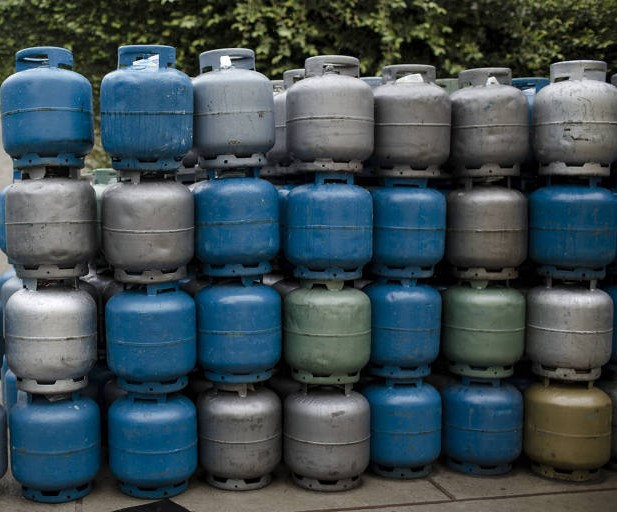
#> input picture gas1.jpg, 617 x 512 px
$ python image.py
#> lines starting #> are read from the running program, lines starting #| are printed output that depends on the picture; after the words box and inside, x2 and y2 are one past the last pixel; in counts of white or black regions, pixels touching at a corner belong together
import cv2
import imutils
import numpy as np
import matplotlib.pyplot as plt

filename = 'gasTeste.jpg'

image = cv2.imread("gas1.jpg")
#> image is the input picture: shape (512, 617, 3); mean B, G, R 82.7, 77.1, 62.1

image_blur = cv2.medianBlur(image,31)
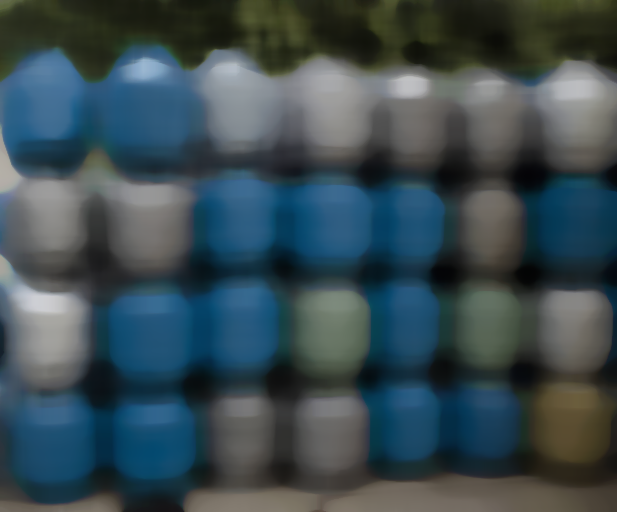
#> image_blur: shape (512, 617, 3); mean B, G, R 81.7, 75.6, 58.7

image_blur_gray = cv2.cvtColor(image_blur, cv2.COLOR_BGR2GRAY)
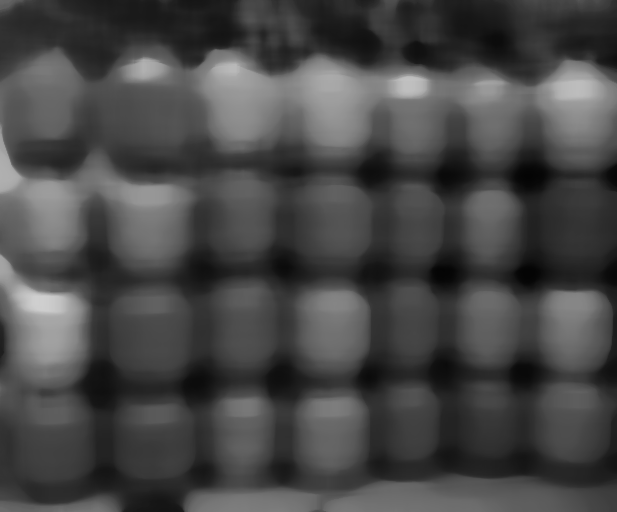
#> image_blur_gray: shape (512, 617); min 4, max 207, mean 71.3

cv2.imwrite(filename, image_blur_gray)

kernel = np.ones((3,3),np.uint8)

thresh = cv2.adaptiveThreshold(image_blur_gray, 255, cv2.ADAPTIVE_THRESH_MEAN_C, cv2.THRESH_BINARY, 101, 3)
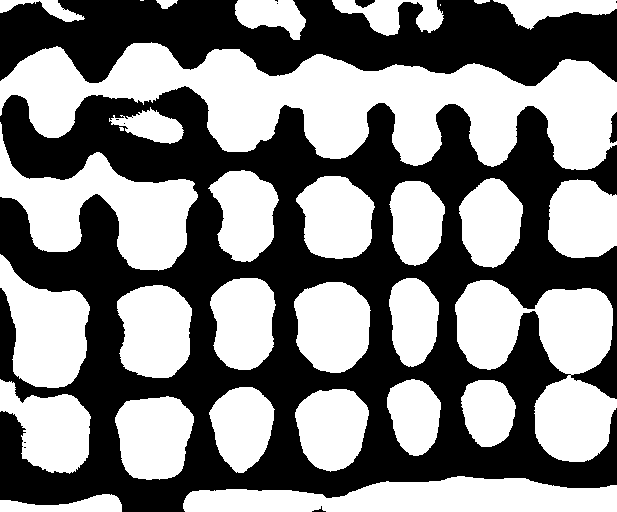
#> thresh: shape (512, 617); 51.5% white; 12 black regions (7 under 20 px), largest, box (x1, y1, x2, y2) and area: (0, 86, 617, 512) 120025, (0, 0, 617, 86) 33017, (609, 112, 617, 143) 161, (355, 0, 375, 8) 107, (312, 506, 326, 512) 29

opening = cv2.morphologyEx(thresh,cv2.MORPH_OPEN,kernel)
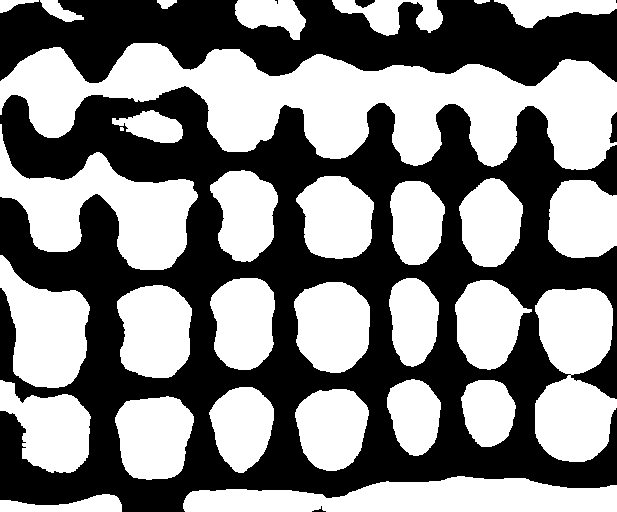
#> opening: shape (512, 617); 51.4% white; 7 black regions (2 under 20 px), largest, box (x1, y1, x2, y2) and area: (0, 86, 617, 512) 120242, (0, 0, 617, 86) 33074, (609, 112, 617, 143) 165, (355, 0, 375, 8) 107, (312, 506, 326, 512) 29

dist_transform = cv2.distanceTransform(opening,cv2.DIST_L2,5)
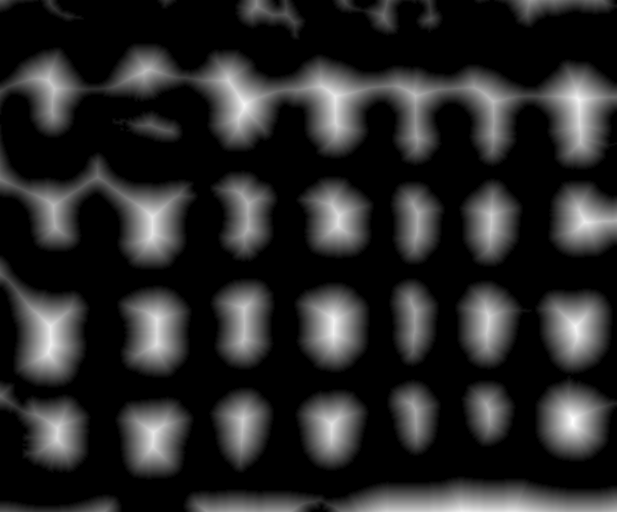
#> dist_transform: shape (512, 617) float32; min 0, max 38, mean 6.1; drawn with min black and max white
ret, last_image =  cv2.threshold(dist_transform, 0.3*dist_transform.max(),255,0)
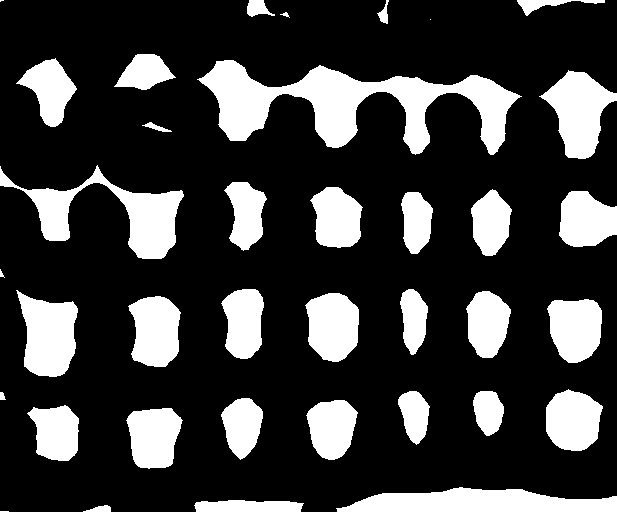
#> last_image: shape (512, 617) float32; 23.6% white; 37 white regions (3 under 20 px), largest, box (x1, y1, x2, y2) and area: (197, 60, 522, 155) 12355, (0, 165, 184, 259) 5396, (336, 487, 617, 512) 4911
#> ret = 11.4
last_image = np.uint8(last_image)
#> last_image: shape (512, 617); 23.6% white; 37 white regions (3 under 20 px)

cnts = cv2.findContours(last_image.copy(), cv2.RETR_EXTERNAL, cv2.CHAIN_APPROX_SIMPLE)
#> cnts = 37 contours, 5 with area under 20; largest, box (x1, y1, x2, y2) and area: (197, 60, 522, 155) 11898, (0, 165, 184, 259) 5121, (336, 487, 617, 512) 4622, (539, 70, 617, 159) 3642, (16, 290, 78, 377) 3551
cnts = imutils.grab_contours(cnts)

def display(img,count,cmap="gray"):

    f_image = cv2.imread("gas1.jpg")
    f, axs = plt.subplots(1,2,figsize=(12,5))
    axs[0].imshow(f_image,cmap="gray")
    axs[1].imshow(img,cmap="gray")
    print(count)
    axs[1].set_title("Total Bujões = {}".format(count))

def showDisplay(cnts):

    for (i, c) in enumerate(cnts):
        ((x, y), _) = cv2.minEnclosingCircle(c)

        cv2.putText(image, "{}".format(i + 1), (int(x) - 45, int(y)+20),
            cv2.FONT_HERSHEY_SIMPLEX, 1, (255, 0, 0), 5)
#> this loop made 37 passes
#> (x, y) on passes 2 to 13: (96.5, 509), (248.5, 504), (476.1, 503.5), (154.1, 436.8), (50.82, 433.3), (333.1, 428.7), (244.5, 428.5), (2.5, 395.5), (486.1, 412.7), (412.5, 417.5), (573.5, 419.4), (573.4, 328)
#> (c, x, y) on passes 1, 37: ([[0, 511], [8, 511]], 4, 511), ([[0, 0], [0, 1], [1, 0], [3, 0]], 1.5, 0.5)
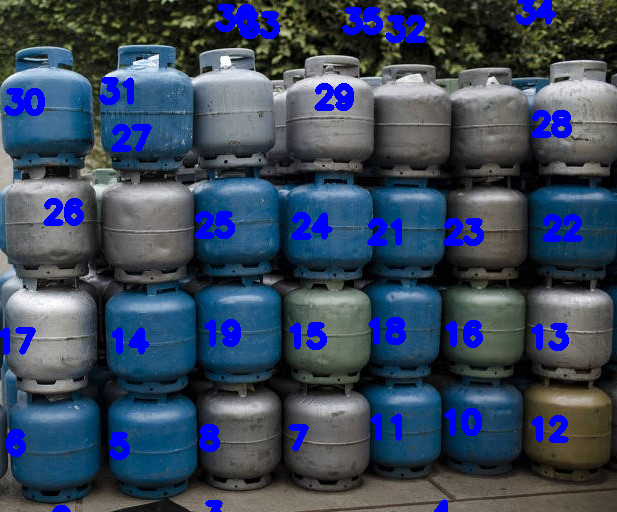
#> image: shape (512, 617, 3); 6% of pixels changed, all inside (x1, y1, x2, y2) = (0, 0, 583, 512)

       #cv2.drawContours(image, [c], -1, (66,72,79), 2)

        #cv2.imwrite(filename, image)

    cv2.imshow("source", image)

    cv2.waitKey(0)


display(image,len(cnts))

showDisplay(cnts)
#> figure, not shown here; B, G, R data is drawn as R, G, B
